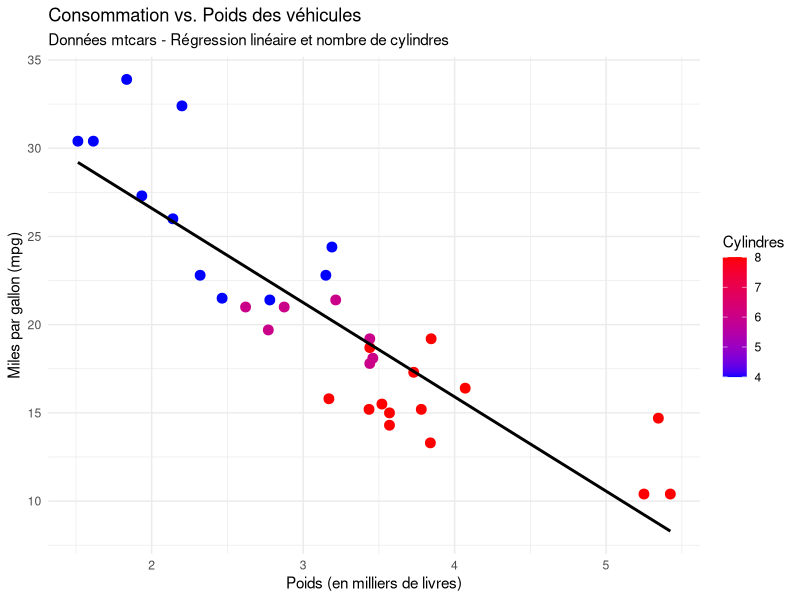

Reproduce this figure in R.
if (!require("ggplot2")) install.packages("ggplot2", repos = "https://cloud.r-project.org")

library(ggplot2)

# Utiliser le dataset intégré 'mtcars'
data("mtcars")

# Créer une visualisation : scatterplot + densité + régression linéaire
plot <- ggplot(mtcars, aes(x = wt, y = mpg)) +
  geom_point(aes(color = cyl), size = 3) +               # Points colorés selon le nombre de cylindres
  geom_smooth(method = "lm", se = FALSE, color = "black") + # Ligne de régression
  scale_color_gradient(low = "blue", high = "red") +
  labs(
    title = "Consommation vs. Poids des véhicules",
    subtitle = "Données mtcars - Régression linéaire et nombre de cylindres",
    x = "Poids (en milliers de livres)",
    y = "Miles par gallon (mpg)",
    color = "Cylindres"
  ) +
  theme_minimal()

# Afficher
print(plot)

